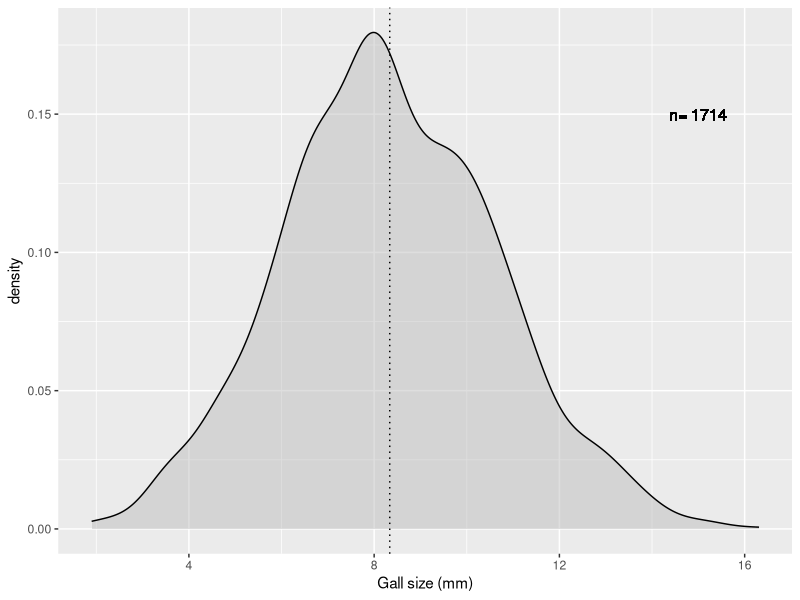
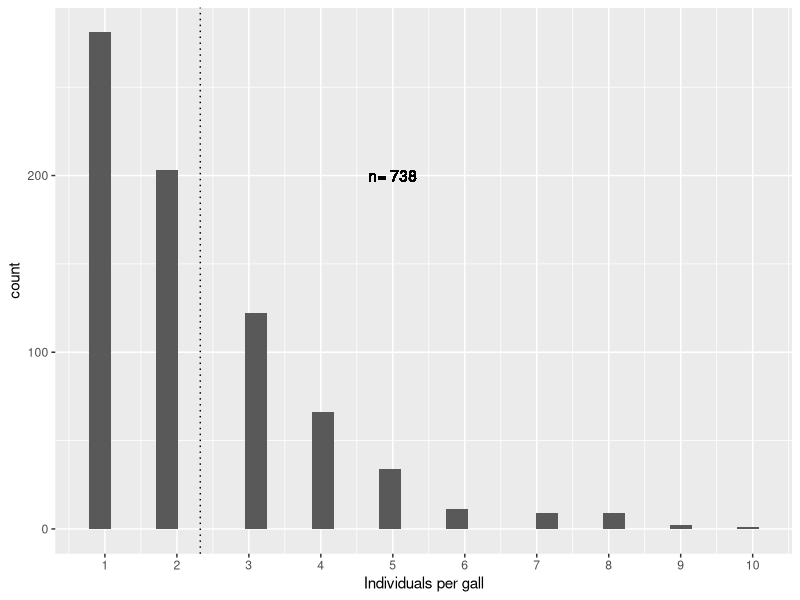
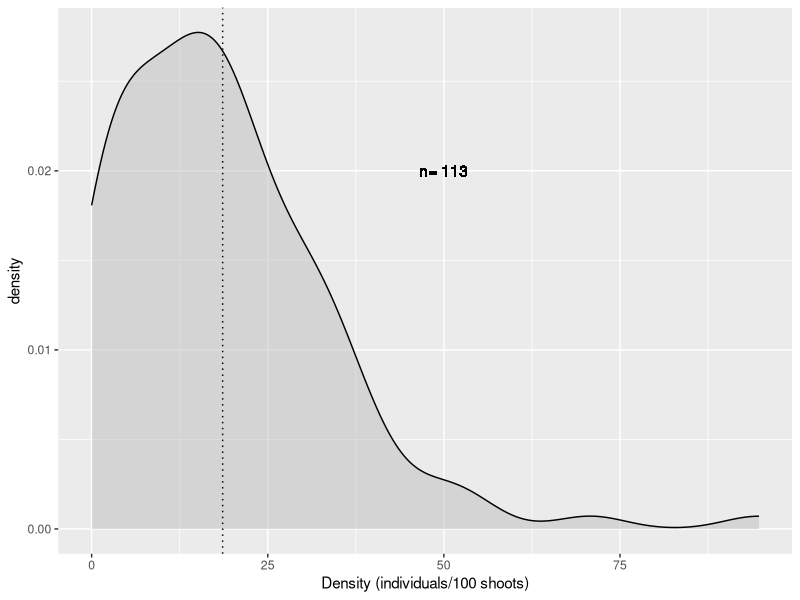
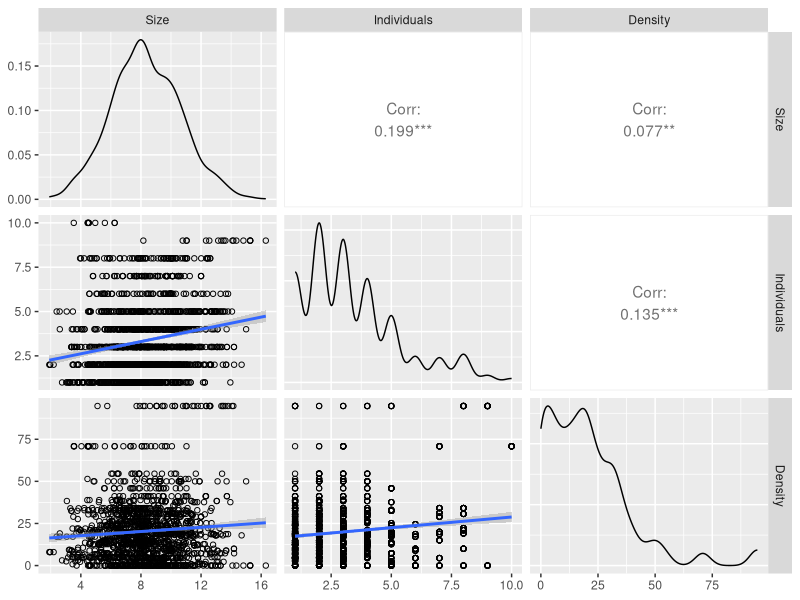
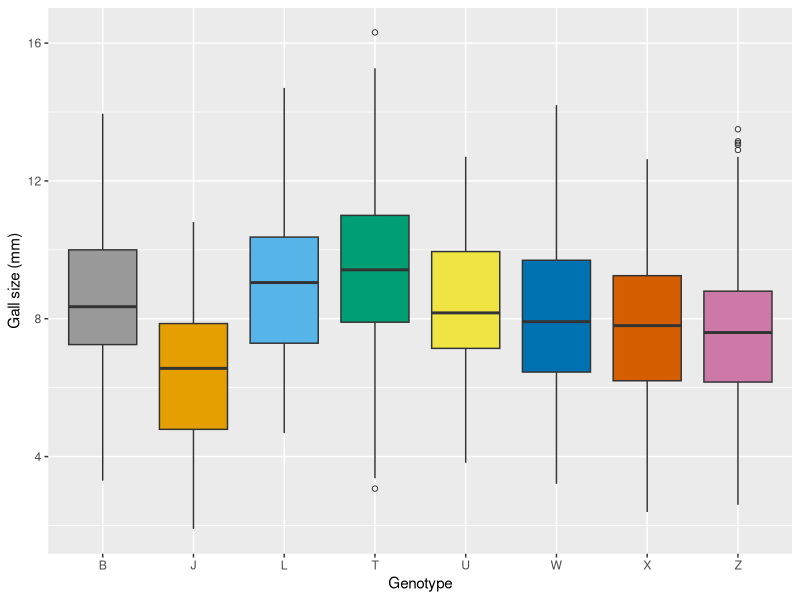
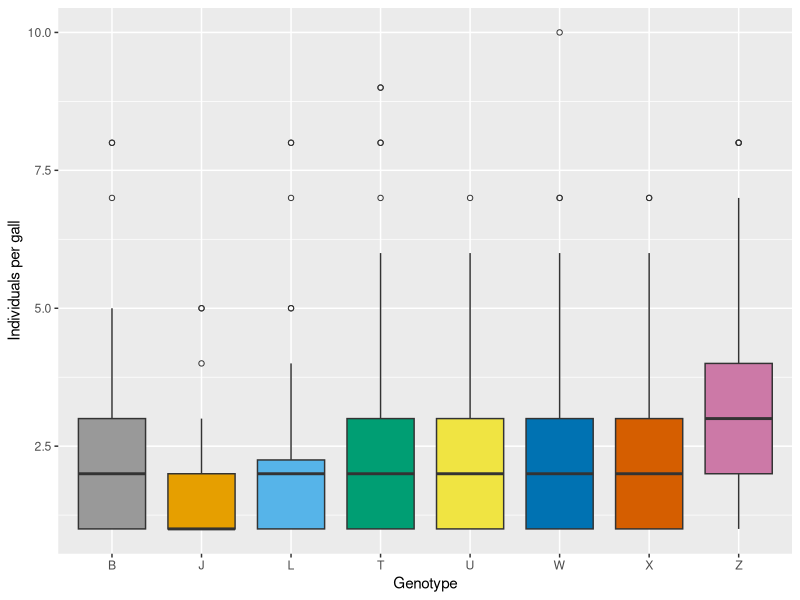
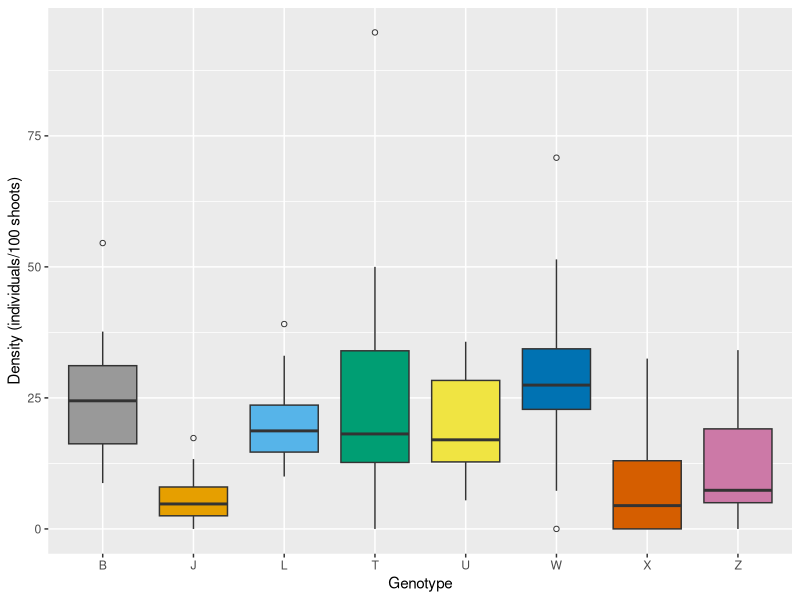

Write R code to recreate these figures, in order.
## ---- chunk 1
library(tidyverse)
library(cowplot)
library(GGally)
## ---- chunk 2
# Function to return points and geom_smooth allow for the method to be changed
my_fn <- function(data, mapping, method="lm", ...){
      p <- ggplot(data = data, mapping = mapping) + 
      geom_point(shape = 1) + 
      geom_smooth(method=method, ...)
      p
    }
## ---- chunk 3
gall_selection.df <- read_csv("gall_selection_data.csv") %>%
  mutate(Plant_Position = as.factor(Plant_Position),
         Gall_Number = as.factor(Gall_Number),
         Treatment.focus = as.factor(Treatment.focus),
         Treatment = as.factor(Treatment),
         Location = as.factor(Location),
         phenology = as.factor(phenology),
         Genotype = as.factor(Genotype),
         Gall_Letter = as.factor(Gall_Letter)) %>%
  unite(Gall_ID, Gall_Number, Gall_Letter, remove = FALSE) %>%
  
  # subset data for analysis
  filter(phenology == "early", Location == "tree") %>%
  mutate(gall_survival = ifelse(pupa > 0, 1, 0),
         platy_bin = ifelse(platy > 0, 1,0),
         ectos_bin = ifelse(ectos > 0, 1,0))
## ---- chunk 4
size <- gall_selection.df %>%
  ggplot(., aes(x=Gall_Height_mm)) + geom_density(fill="grey", alpha=0.5) + 
  geom_vline(xintercept = mean(gall_selection.df$Gall_Height_mm), linetype="dotted") +
  geom_text(x=15, y=0.15, label=paste("n=",length(gall_selection.df$Gall_Height_mm))) +
  xlab("Gall size (mm)")

indiv <- gall_selection.df %>%
  distinct(Gall_Number, gall_individuals) %>%
  ggplot(., aes(x=gall_individuals)) + geom_histogram() + 
  geom_vline(xintercept = mean(distinct(gall_selection.df, Gall_Number, gall_individuals)$gall_individuals), linetype="dotted") + 
  scale_x_continuous(breaks=1:10, labels=1:10) + 
  geom_text(x=5, y=200, label=paste("n=",length(distinct(gall_selection.df, Gall_Number, gall_individuals)$gall_individuals))) +
  xlab("Individuals per gall")

dens <- gall_selection.df %>%
  distinct(Plant_Position, Density_per_100_shoots) %>%
  ggplot(., aes(x=Density_per_100_shoots)) + geom_density(fill="grey", alpha=0.5) + 
  geom_vline(xintercept = mean(distinct(gall_selection.df, Plant_Position, Density_per_100_shoots)$Density_per_100_shoots), linetype="dotted") +
  geom_text(x=50, y=0.02, label=paste("n=",length(distinct(gall_selection.df, Plant_Position, Density_per_100_shoots)$Density_per_100_shoots))) +
  xlab("Density (individuals/100 shoots)")

size
## ---- chunk 5
indiv
## ---- chunk 6
dens
## ---- chunk 7
gall_selection.df %>% 
  select(Size = Gall_Height_mm, Individuals = gall_individuals, Density = Density_per_100_shoots) %>%
  ggpairs(., lower = list(continuous=wrap(my_fn, method="lm")))
## ---- chunk 8
cbPalette <- c("#999999", "#E69F00", "#56B4E9", "#009E73", "#F0E442", "#0072B2", "#D55E00", "#CC79A7")

size.geno <- gall_selection.df %>%
  ggplot(., aes(x=Genotype, y=Gall_Height_mm, fill=Genotype)) + geom_boxplot(outlier.shape = 1, show.legend = F) +
  scale_fill_manual(values=cbPalette) +
  ylab("Gall size (mm)")

indiv.geno <- gall_selection.df %>%
  distinct(Genotype, Gall_Number, gall_individuals) %>%
  ggplot(., aes(x=Genotype, y=gall_individuals, fill=Genotype)) + geom_boxplot(outlier.shape = 1, show.legend = F) +
  scale_fill_manual(values=cbPalette) +
  ylab("Individuals per gall")

dens.geno <- gall_selection.df %>%
  distinct(Genotype, Plant_Position, Density_per_100_shoots) %>%
  ggplot(., aes(x=Genotype, y=Density_per_100_shoots, fill=Genotype)) + geom_boxplot(outlier.shape = 1, show.legend = F) +
  scale_fill_manual(values=cbPalette) +
  ylab("Density (individuals/100 shoots)")

size.geno

#plot_selection <- bind_rows(mutate(gall_selection.df, Selection = "Before selection"),
#                            mutate(filter(gall_selection.df, gall_survival == 1), Selection = "After selection"))
#plot_selection$Selection <- factor(plot_selection$Selection, levels = c("Before selection", "After selection"))
#plot_selection$Treatment.focus_lab <- factor(plot_selection$Treatment.focus, levels = c("Control", "Ectoparasitoid exclusion"), labels=c("Complex","Simple"))
#selection.summary <- group_by(plot_selection, Treatment.focus_lab, Selection) %>% 
#  summarise_at(vars(Gall_Height_mm, gall_individuals, Density_per_100_shoots), mean, na.rm=TRUE)

#size_plot <- ggplot(plot_selection, aes(x=Gall_Height_mm)) + 
#  geom_density(fill="grey", alpha=0.5) + 
#  geom_vline(data = selection.summary, aes(xintercept = Gall_Height_mm), linetype="dotted") +
#  facet_grid(Selection ~ Treatment.focus_lab)
            
#size.genotype_plot <- ggplot(plot_selection, aes(x=Genotype, y=Gall_Height_mm, fill=Selection)) + geom_boxplot() + #facet_wrap(~Treatment.focus_lab, ncol=1)

#plot_grid(size_plot, size.genotype_plot, ncol = 1)
## ---- chunk 9
indiv.geno
## ---- chunk 10
dens.geno
